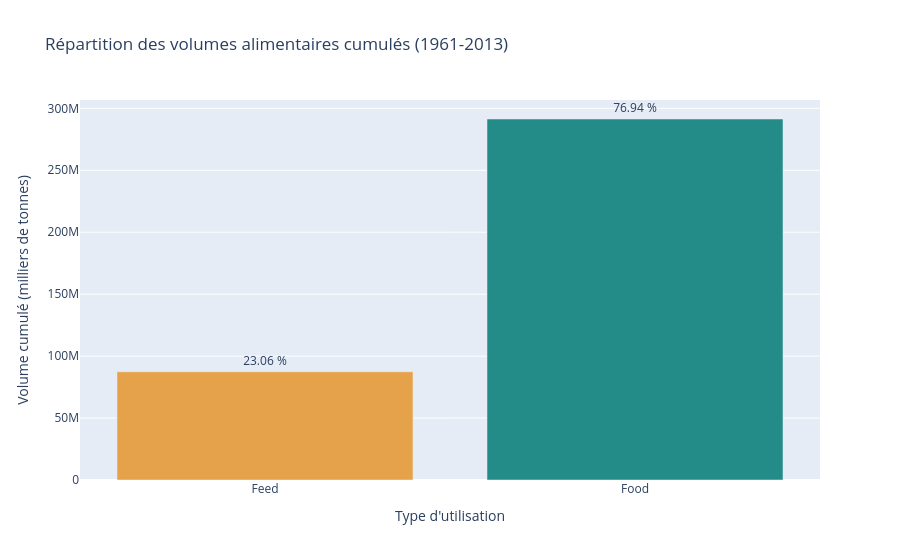

Write notebook code for a chart like this one.
### Code cell
import plotly.express as px

# Préparer les données pour la visualisation
data_plot = comparaison_element.reset_index()

# Créer le graphique
fig = px.bar(
    data_plot,
    x="Element",
    y="Volume total (1000 tonnes)",
    color="Element",
    title="Répartition des volumes alimentaires cumulés (1961-2013)",
    labels={
        "Element": "Type d'utilisation",
        "Volume total (1000 tonnes)": "Volume cumulé (milliers de tonnes)"
    },
    text="Part du total (%)",
    color_discrete_map={
        "Food": "#238C88",
        "Feed": "#E6A24A"
    }
)

fig.update_traces(texttemplate="%{text:.2f} %", textposition="outside")
fig.update_layout(showlegend=False)

fig.show()

### Figure 1 — Plotly figure (JSON) as saved in the notebook; plotly's stock layout.template omitted (floating-point values rounded to 4 significant figures)
{"data": [{"hovertemplate": "Type d'utilisation=%{x}<br>Volume cumulé (milliers de tonnes)=%{y}<br>Part du total (%)=%{text}<extra></extra>", "legendgroup": "Feed", "marker": {"color": "#E6A24A", "pattern": {"shape": ""}}, "name": "Feed", "orientation": "v", "showlegend": true, "text": [23.06], "textposition": "outside", "texttemplate": "%{text:.2f} %", "type": "bar", "x": ["Feed"], "xaxis": "x", "y": [87350000.0], "yaxis": "y"}, {"hovertemplate": "Type d'utilisation=%{x}<br>Volume cumulé (milliers de tonnes)=%{y}<br>Part du total (%)=%{text}<extra></extra>", "legendgroup": "Food", "marker": {"color": "#238C88", "pattern": {"shape": ""}}, "name": "Food", "orientation": "v", "showlegend": true, "text": [76.94], "textposition": "outside", "texttemplate": "%{text:.2f} %", "type": "bar", "x": ["Food"], "xaxis": "x", "y": [291400000.0], "yaxis": "y"}], "layout": {"barmode": "relative", "legend": {"title": {"text": "Type d'utilisation"}, "tracegroupgap": 0}, "showlegend": false, "title": {"text": "Répartition des volumes alimentaires cumulés (1961-2013)"}, "xaxis": {"anchor": "y", "categoryarray": ["Feed", "Food"], "categoryorder": "array", "domain": [0, 1], "title": {"text": "Type d'utilisation"}}, "yaxis": {"anchor": "x", "domain": [0, 1], "title": {"text": "Volume cumulé (milliers de tonnes)"}}}}
